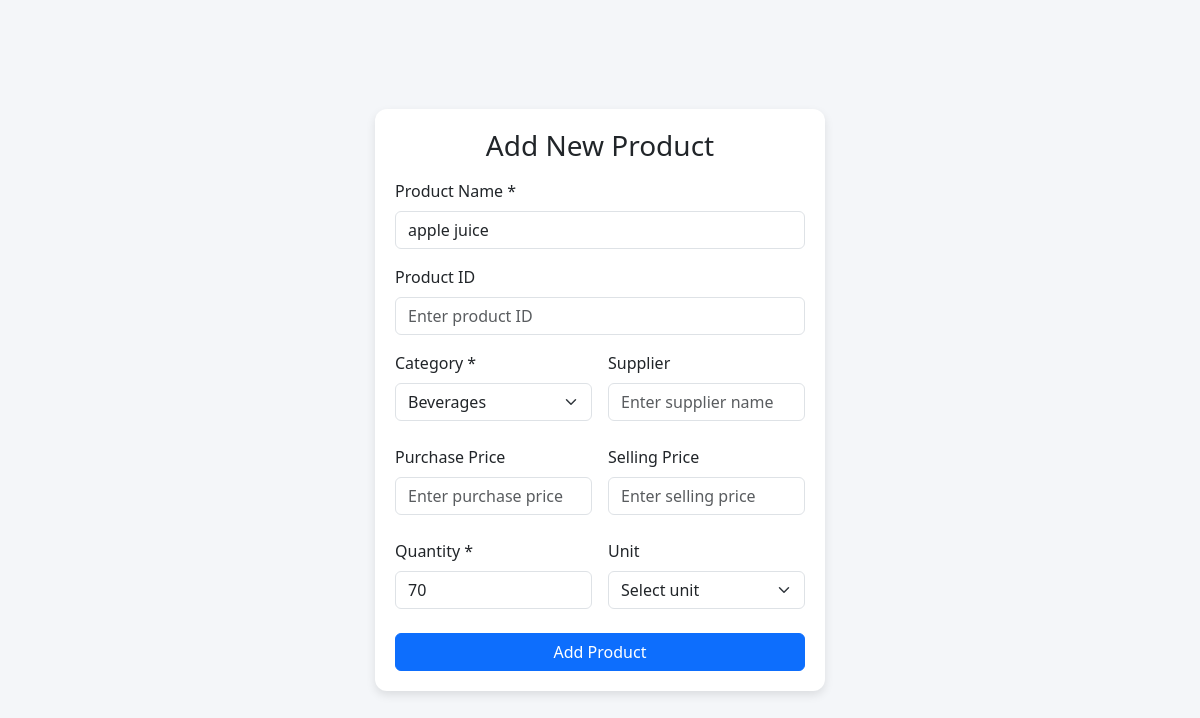
Page /addProduct.php?id=24 (signed in) on the committed database.
### tables this page shows
CREATE TABLE `products` (
  `id` int(11) NOT NULL,
  `productName` varchar(100) DEFAULT NULL,
  `category` varchar(255) DEFAULT NULL,
  `quantity` int(11) DEFAULT NULL
);

### addProduct.php (the view, shortened to what this page needs)
<?php
if(isset($_GET["id"])) {
        $id = $_GET["id"];
        require "dbConnect.php";
        $query = "SELECT * FROM products WHERE id = '$id' ";
        $result = mysqli_query($dbase, $query);
        $row = mysqli_fetch_assoc($result);
    }
?>
<!DOCTYPE html>
<html lang="en">
<head>
    <link href="https://cdn.jsdelivr.net/npm/bootstrap@5.3.3/dist/css/bootstrap.min.css" rel="stylesheet">
    <link rel="stylesheet" href="style.css">
</head>
<body>
    <div class="main_container">
        <div class="sub_container">
            <h3 class="text-center mb-3">Add New Product</h3>
            <form action="<?= isset($_GET["id"]) ? "editProduct.php?id=$id" : "addProductToDB.php"; ?>" method="post" class="row g-3">
                <div class="col-12">
                    <label class="form-label" for="">Product Name *</label>
                    <input name="name" class="form-control" type="text" placeholder="Enter product name" required value="<?php echo $row['productName'] ?? ''; ?>">
                </div>
                <div class="col-12">
                    <label class="form-label" for="">Product ID</label>
                    <input class="form-control" type="text" placeholder="Enter product ID">
                </div>
                <div class="col-6">
                    <label class="form-label" for="">Category *</label>
                    <select name="category" class="form-select" id="" required>
                        <option value="Beverages" <?= ($row['category'] ?? "") === "Beverages" ? "selected" : "";  ?> >Beverages</option>
                    </select>
                </div>
                <div class="col-6">
                    <label class="form-label" for="">Supplier</label>
                    <input class="form-control" type="text" placeholder="Enter supplier name">
                </div>
                <div class="col-6 mt-4 mb-2">
                    <label class="form-label" for="">Purchase Price</label>
                    <input class="form-control" type="number" placeholder="Enter purchase price">
                </div>
                <div class="col-6 mt-4 mb-2">
                    <label class="form-label" for="">Selling Price</label>
                    <input class="form-control" type="number" placeholder="Enter selling price">
                </div>
                <div class="col-6 mb-2">
                    <label class="form-label" for="">Quantity *</label>
                    <input name="quantity" class="form-control" type="number" placeholder="Enter quantity" required value="<?php echo $row['quantity'] ?? ''; ?>">
                </div>
                <div class="col-6 mb-2">
                    <label class="form-label" for="">Unit</label>
                    <select class="form-select" name="" id="">
                        <option value="" selected disabled>Select unit</option>
                    </select>
                </div>
                <div class="col-12">
                    <button type="submit" class="btn btn-primary w-100">Add Product</button>
                </div>
            </form>
        </div>
    </div>
</body>
</html>

### style.css (style rules this page uses)
* { padding: 0px; margin: 0px; box-sizing: border-box; }
body { background: #f4f6f9; }
.main_container { height: 100vh; width: 100%; display: flex; flex-direction: column; justify-content: center; align-items: center; }
.sub_container { max-width: 450px; background: #fff; padding: 20px; border-radius: 12px; box-shadow: 0 4px 10px rgba(0, 0, 0, 0.1); }

### rows in the picture
products: name "apple juice", category "Beverages", quantity "70"
